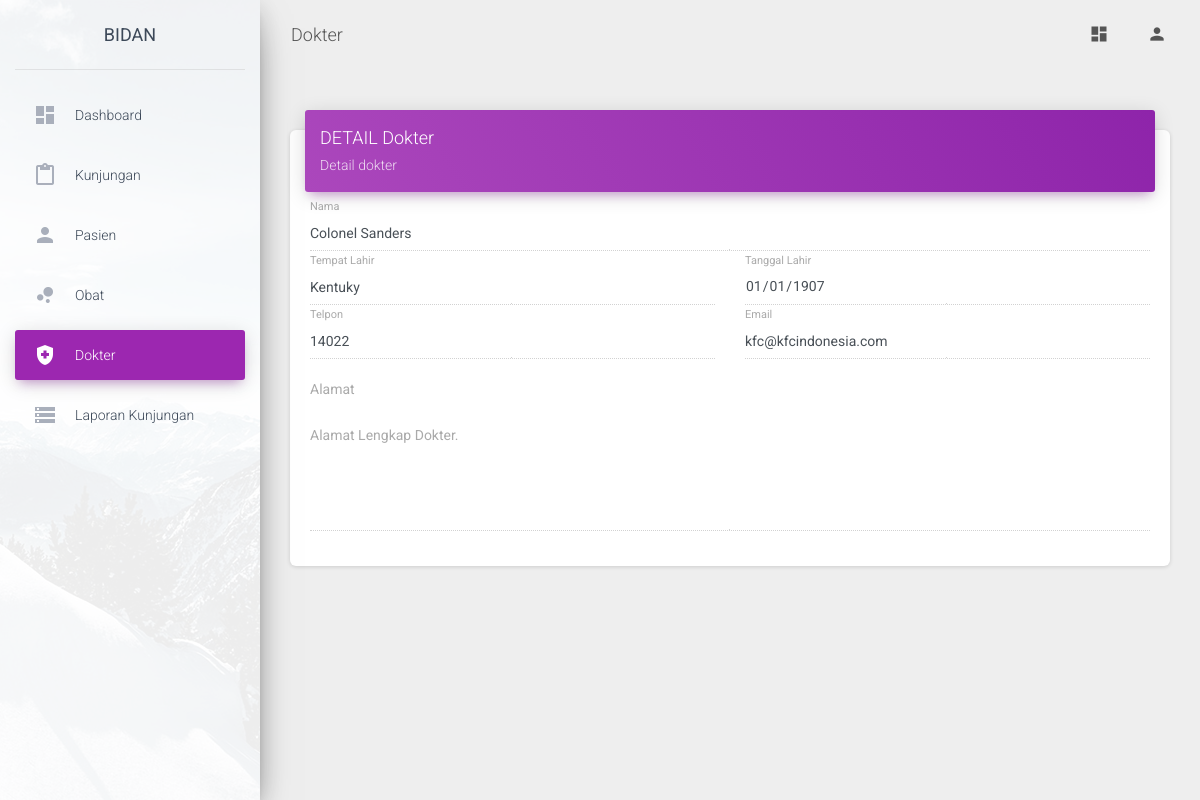
Page /media.php?module=dokter&act=detail&id=9 (signed in) on the committed database.
### tables this page shows
CREATE TABLE `dokter` (
  `id` int(1) NOT NULL,
  `nama` varchar(100) NOT NULL,
  `tempatlahir` varchar(50) NOT NULL,
  `tanggallahir` date NOT NULL,
  `tel` varchar(15) NOT NULL,
  `email` varchar(50) NOT NULL,
  `alamat` text NOT NULL,
  `spesialisasi` varchar(50) NOT NULL,
  `reg_date` timestamp NOT NULL DEFAULT current_timestamp() ON UPDATE current_timestamp()
);

### module/dokter/detail.php (the view, shortened to what this page needs)
<?php
$edit=mysqli_fetch_array(mysqli_query($conn,"SELECT * from dokter where id='$_GET[id]'"));
?>
<div class="col-md-12">
  <div class="card">
    <div class="card-header card-header-primary">
      <h4 class="card-title"><?php echo strtoupper($_GET['act']) ?> <?php echo ucwords($_GET['module']) ?></h4>
      <p class="card-category">Detail <?php echo $_GET['module'] ?></p>
    </div>
    <div class="card-body">
     <div class="row">
      <div class="col-md-12">
        <div class="form-group">
          <label class="bmd-label-floating">Nama</label>
          <input disabled type="text" class="form-control" name="nama" value="<?php echo $edit['nama'] ?>">
        </div>
      </div>
      <div class="col-md-6">
        <div class="form-group">
          <label class="bmd-label-floating">Tempat Lahir</label>
          <input disabled type="text" class="form-control" name="tempatlahir" value="<?php echo $edit['tempatlahir'] ?>">
        </div>
      </div>
      <div class="col-md-6">
        <div class="form-group">
          <label class="bmd-label-floating">Tanggal Lahir</label>
          <input disabled type="date" class="form-control" max="<?php echo date('Y-m-d'); ?>" name="tanggallahir" value="<?php echo $edit['tanggallahir'] ?>">
        </div>
      </div>
      <div class="col-md-6">
        <div class="form-group">
          <label class="bmd-label-floating">Telpon</label>
          <input disabled type="tel" class="form-control" name="tel" value="<?php echo $edit['tel'] ?>">
        </div>
      </div>
      <div class="col-md-6">
        <div class="form-group">
          <label class="bmd-label-floating">Email</label>
          <input disabled type="email" class="form-control" name="email" value="<?php echo $edit['email'] ?>">
        </div>
      </div>
    </div>
    <div class="row">
      <div class="col-md-12">
        <div class="form-group">
          <label>Alamat</label>
          <div class="form-group">
            <label class="bmd-label-floating">Alamat Lengkap Dokter.</label>
            <textarea class="form-control" rows="5" disabled><?php echo $edit['alamat'] ?></textarea>
          </div>
        </div>
      </div>
    </div>
</div>
</div>
</div>

### rows in the picture
dokter: nama "Colonel Sanders", tempatlahir "Kentuky", tanggallahir "01/01/1907", tel "14022", email "kfc@kfcindonesia.com"

### other values in the picture
$_GET['module'] "Dokter"
$_GET['act'] "DETAIL"
$_GET['module'] "dokter"
